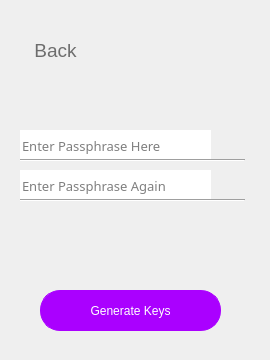
     <widget class="QWidget" name="page_2">
      <widget class="QWidget" name="cnwForm" native="true">
       <property name="geometry">
        <rect>
         <x>0</x>
         <y>30</y>
         <width>261</width>
         <height>321</height>
        </rect>
       </property>
       <widget class="QPushButton" name="Gene_Key">
        <property name="geometry">
         <rect>
          <x>40</x>
          <y>260</y>
          <width>181</width>
          <height>41</height>
         </rect>
        </property>
        <property name="font">
         <font>
          <family>Arial</family>
          <pointsize>9</pointsize>
          <weight>9</weight>
          <italic>false</italic>
          <bold>false</bold>
         </font>
        </property>
        <property name="cursor">
         <cursorShape>PointingHandCursor</cursorShape>
        </property>
        <property name="styleSheet">
         <string notr="true">border-width: 1px;
border-color: rgb(170, 0, 255);
background-color: rgb(170, 0, 255);
font: 75 9pt &quot;Arial&quot;;
color: rgb(255, 255, 255);
border-radius:20px;
border-style:solid; 
</string>
        </property>
        <property name="text">
         <string>Generate Keys</string>
        </property>
       </widget>
       <widget class="QToolButton" name="back_to_import">
        <property name="geometry">
         <rect>
          <x>10</x>
          <y>0</y>
          <width>91</width>
          <height>41</height>
         </rect>
        </property>
        <property name="font">
         <font>
          <family>Arial</family>
          <pointsize>14</pointsize>
          <weight>50</weight>
          <italic>false</italic>
          <bold>false</bold>
         </font>
        </property>
        <property name="styleSheet">
         <string notr="true">border:0px;
color: rgb(109, 109, 109);
font: 14pt &quot;Arial&quot;;
</string>
        </property>
        <property name="text">
         <string>Back</string>
        </property>
        <property name="icon">
         <iconset>
          <normaloff>pic/walton_app_source20180213导图切割_53.png</normaloff>pic/walton_app_source20180213导图切割_53.png</iconset>
        </property>
        <property name="iconSize">
         <size>
          <width>200</width>
          <height>200</height>
         </size>
        </property>
        <property name="popupMode">
         <enum>QToolButton::DelayedPopup</enum>
        </property>
        <property name="toolButtonStyle">
         <enum>Qt::ToolButtonTextBesideIcon</enum>
        </property>
        <property name="autoRaise">
         <bool>true</bool>
        </property>
       </widget>
       <widget class="QLineEdit" name="lineEdit_4">
        <property name="geometry">
         <rect>
          <x>20</x>
          <y>100</y>
          <width>191</width>
          <height>31</height>
         </rect>
        </property>
        <property name="font">
         <font>
          <family>等线</family>
          <pointsize>10</pointsize>
         </font>
        </property>
        <property name="toolTip">
         <string/>
        </property>
        <property name="statusTip">
         <string/>
        </property>
        <property name="whatsThis">
         <string/>
        </property>
        <property name="accessibleName">
         <string/>
        </property>
        <property name="accessibleDescription">
         <string/>
        </property>
        <property name="styleSheet">
         <string notr="true">
QLineEdit[echoMode=&quot;2&quot;] {
    lineedit-password-character:42;
}
</string>
        </property>
        <property name="frame">
         <bool>false</bool>
        </property>
        <property name="echoMode">
         <enum>QLineEdit::Password</enum>
        </property>
        <property name="placeholderText">
         <string>Enter Passphrase Here</string>
        </property>
       </widget>
       <widget class="QLineEdit" name="lineEdit_5">
        <property name="geometry">
         <rect>
          <x>20</x>
          <y>140</y>
          <width>191</width>
          <height>31</height>
         </rect>
        </property>
        <property name="font">
         <font>
          <family>等线</family>
          <pointsize>10</pointsize>
         </font>
        </property>
        <property name="styleSheet">
         <string notr="true">QLineEdit[echoMode=&quot;2&quot;] {
    lineedit-password-character: 42;
}</string>
        </property>
        <property name="frame">
         <bool>false</bool>
        </property>
        <property name="echoMode">
         <enum>QLineEdit::Password</enum>
        </property>
        <property name="placeholderText">
         <string>Enter Passphrase Again</string>
        </property>
       </widget>
       <widget class="Line" name="line_36">
        <property name="geometry">
         <rect>
          <x>20</x>
          <y>125</y>
          <width>225</width>
          <height>10</height>
         </rect>
        </property>
        <property name="orientation">
         <enum>Qt::Horizontal</enum>
        </property>
       </widget>
       <widget class="Line" name="line_37">
        <property name="geometry">
         <rect>
          <x>20</x>
          <y>165</y>
          <width>225</width>
          <height>10</height>
         </rect>
        </property>
        <property name="orientation">
         <enum>Qt::Horizontal</enum>
        </property>
       </widget>
       <widget class="QPushButton" name="turn2visible1">
        <property name="geometry">
         <rect>
          <x>220</x>
          <y>100</y>
          <width>31</width>
          <height>31</height>
         </rect>
        </property>
        <property name="font">
         <font>
          <family>Arial</family>
         </font>
        </property>
        <property name="cursor">
         <cursorShape>PointingHandCursor</cursorShape>
        </property>
        <property name="autoFillBackground">
         <bool>false</bool>
        </property>
        <property name="text">
         <string/>
        </property>
        <property name="icon">
         <iconset>
          <normaloff>pic/02.png</normaloff>pic/02.png</iconset>
        </property>
        <property name="iconSize">
         <size>
          <width>40</width>
          <height>40</height>
         </size>
        </property>
        <property name="flat">
         <bool>true</bool>
        </property>
       </widget>
       <widget class="QPushButton" name="turn2visible2">
        <property name="geometry">
         <rect>
          <x>220</x>
          <y>140</y>
          <width>31</width>
          <height>31</height>
         </rect>
        </property>
        <property name="cursor">
         <cursorShape>PointingHandCursor</cursorShape>
        </property>
        <property name="autoFillBackground">
         <bool>false</bool>
        </property>
        <property name="text">
         <string/>
        </property>
        <property name="icon">
         <iconset>
          <normaloff>pic/02.png</normaloff>pic/02.png</iconset>
        </property>
        <property name="iconSize">
         <size>
          <width>40</width>
          <height>40</height>
         </size>
        </property>
        <property name="flat">
         <bool>true</bool>
        </property>
       </widget>
      </widget>
     </widget>
